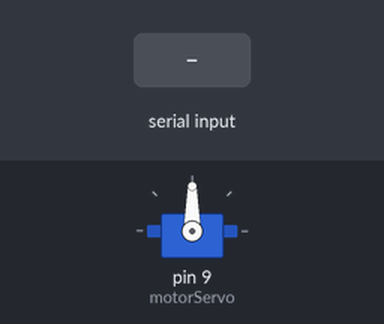
The sketch below on a simulated Arduino Uno, built with avr-gcc and run on an emulated ATmega328P. Shown: servo. The test bench sets the inputs (shaded band). What the sketch prints to the serial monitor is not drawn.

Above: at 1.2 s.
1.3 s: "a" received over Serial
Timing chart, 0 to 4.3 s (numbered marks = the images above; inputs shaded):
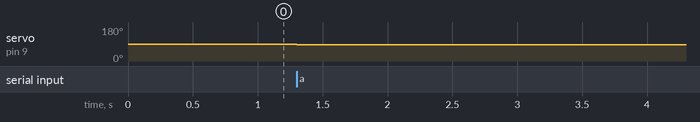

The sketch:

TP1B_punto_E.ino
```cpp
// Realizar un programa que pueda controlar la posición angular del eje del servomotor
// desde el teclado de una computadora (utilizar puerto USB).

#include <Servo.h>
Servo motorServo;

char pos;
int ang = 90;
int velocidad = 15;

void setup() {
  Serial.begin(9600);
  Serial.print("Controle la posicion del servo con A (izquierda) y D (derecha)\n");
  motorServo.attach(9);
}

void loop() {
  if(Serial.available()){
    pos = Serial.read();
    switch (pos){
      case 'a':
        if(ang>0){ang = ang - 3;}
      break;
      case 'd':
        if(ang<180){ang = ang + 3;}
      break;
    }
    motorServo.write(ang);
    delay(15);
  }
}
```

Measured:
- after the input at 1.3 s, servo on pin 9 (motorServo): 90° → 87° at once
